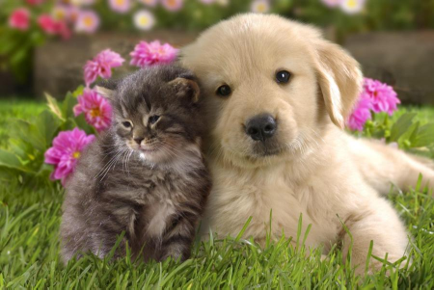
#> input picture img/catdog.png, 434 x 290 px
$ jupyter execute 5-selective-search.ipynb   (shell and % lines are left out)
#> lines starting #> are read from the running program, lines starting #| are printed output that depends on the picture
# Selective Search for Object Detection

http://github.com/alireza-akhavan/object-detection-notebooks

### dependecies:

You need to install `opencv-contrib-python` by:

`pip install opencv-contrib-python`

### imports:

[cell 1]
import cv2
import numpy as np
import matplotlib.pyplot as plt


# speed-up using multithreads
cv2.setUseOptimized(True);
cv2.setNumThreads(4);

Several region proposal methods have been proposed such as

    Objectness
    Constrained Parametric Min-Cuts for Automatic Object Segmentation
    Category Independent Object Proposals
    Randomized Prim
    Selective Search

Amongst all these region proposal methods Selective Search is most commonly used because it is fast and has a very high recall.

Read more:

https://learnopencv.com/selective-search-for-object-detection-cpp-python/

### read image

[cell 2]
im = cv2.imread('img/catdog.png')
#> im is the input picture: shape (290, 434, 3); mean B, G, R 87.3, 120.7, 133.7
print(im.shape)
#| (290, 434, 3)

### Create Selective Search Segmentation Object

[cell 3]
ss = cv2.ximgproc.segmentation.createSelectiveSearchSegmentation()

### set input image

[cell 4]
ss.setBaseImage(im)

### Choose between fast or accurate selective Search method:

fast but low recall
V.S.
high recall but slow

[cell 5]
#ss.switchToSelectiveSearchFast()
ss.switchToSelectiveSearchQuality()

### run selective search

[cell 6]
rects = ss.process()
print('Total Number of Region Proposals: {}'.format(len(rects)))

### Show selective search results

[cell 7]
# number of region proposals to show
numShowRects = 70


# create a copy of original image
imOut = im.copy()

# itereate over all the region proposals
for i, rect in enumerate(rects):
    # draw rectangle for region proposal till numShowRects
    if (i < numShowRects):
        x, y, w, h = rect
        color = list(np.random.random(size=3) * 256)
        cv2.rectangle(imOut, (x, y), (x+w, y+h), color, 2, cv2.LINE_AA)
    else:
        break
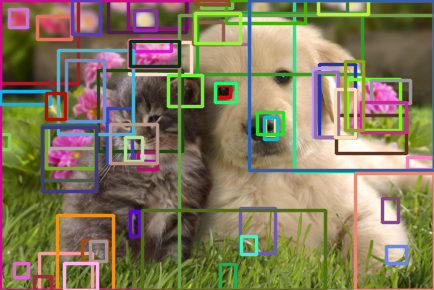
#> imOut: shape (290, 434, 3); mean B, G, R 92.7, 121.7, 130.7

plt.imshow(imOut[...,::-1])
